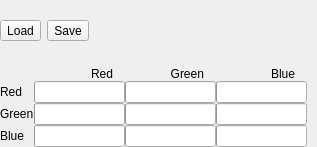
<?xml version="1.0" encoding="UTF-8"?>
<ui version="4.0">
 <class>ChannelMixerForm</class>
 <widget class="QWidget" name="ChannelMixerForm">
  <property name="geometry">
   <rect>
    <x>0</x>
    <y>0</y>
    <width>317</width>
    <height>147</height>
   </rect>
  </property>
  <layout class="QVBoxLayout" name="verticalLayout">
   <property name="leftMargin">
    <number>0</number>
   </property>
   <property name="topMargin">
    <number>0</number>
   </property>
   <property name="rightMargin">
    <number>0</number>
   </property>
   <property name="bottomMargin">
    <number>0</number>
   </property>
   <item>
    <layout class="QHBoxLayout" name="horizontalLayout">
     <item>
      <widget class="QToolButton" name="LoadButton">
       <property name="text">
        <string>Load</string>
       </property>
       <property name="icon">
        <iconset resource="../../qrc/photivo.qrc">
         <normaloff>:/dark/icons/document-open.png</normaloff>:/dark/icons/document-open.png</iconset>
       </property>
      </widget>
     </item>
     <item>
      <widget class="QToolButton" name="SaveButton">
       <property name="text">
        <string>Save</string>
       </property>
       <property name="icon">
        <iconset resource="../../qrc/photivo.qrc">
         <normaloff>:/dark/icons/document-save.png</normaloff>:/dark/icons/document-save.png</iconset>
       </property>
      </widget>
     </item>
     <item>
      <widget class="QLabel" name="MixernameLabel">
       <property name="textFormat">
        <enum>Qt::PlainText</enum>
       </property>
      </widget>
     </item>
     <item>
      <spacer name="horizontalSpacer_4">
       <property name="orientation">
        <enum>Qt::Horizontal</enum>
       </property>
       <property name="sizeHint" stdset="0">
        <size>
         <width>1</width>
         <height>1</height>
        </size>
       </property>
      </spacer>
     </item>
    </layout>
   </item>
   <item>
    <layout class="QHBoxLayout" name="ChannelMatrixLayout">
     <property name="spacing">
      <number>0</number>
     </property>
     <item>
      <layout class="QGridLayout" name="ChannelMatrixGrid">
       <item row="0" column="1">
        <widget class="QLabel" name="RedInLabel">
         <property name="text">
          <string>Red</string>
         </property>
         <property name="textFormat">
          <enum>Qt::PlainText</enum>
         </property>
         <property name="alignment">
          <set>Qt::AlignRight|Qt::AlignTrailing|Qt::AlignVCenter</set>
         </property>
         <property name="indent">
          <number>12</number>
         </property>
        </widget>
       </item>
       <item row="2" column="0">
        <widget class="QLabel" name="RedOutLabel">
         <property name="text">
          <string>Red</string>
         </property>
         <property name="textFormat">
          <enum>Qt::PlainText</enum>
         </property>
        </widget>
       </item>
       <item row="0" column="3">
        <widget class="QLabel" name="BlueInLabel">
         <property name="text">
          <string>Blue</string>
         </property>
         <property name="textFormat">
          <enum>Qt::PlainText</enum>
         </property>
         <property name="alignment">
          <set>Qt::AlignRight|Qt::AlignTrailing|Qt::AlignVCenter</set>
         </property>
         <property name="indent">
          <number>12</number>
         </property>
        </widget>
       </item>
       <item row="4" column="2">
        <widget class="ptInput" name="Green2Green"/>
       </item>
       <item row="2" column="3">
        <widget class="ptInput" name="Blue2Red"/>
       </item>
       <item row="5" column="1">
        <widget class="ptInput" name="Red2Blue"/>
       </item>
       <item row="5" column="2">
        <widget class="ptInput" name="Green2Blue"/>
       </item>
       <item row="4" column="1">
        <widget class="ptInput" name="Red2Green"/>
       </item>
       <item row="4" column="3">
        <widget class="ptInput" name="Blue2Green"/>
       </item>
       <item row="5" column="3">
        <widget class="ptInput" name="Blue2Blue"/>
       </item>
       <item row="2" column="1">
        <widget class="ptInput" name="Red2Red"/>
       </item>
       <item row="2" column="2">
        <widget class="ptInput" name="Green2Red"/>
       </item>
       <item row="0" column="2">
        <widget class="QLabel" name="GreenInLabel">
         <property name="text">
          <string>Green</string>
         </property>
         <property name="textFormat">
          <enum>Qt::PlainText</enum>
         </property>
         <property name="alignment">
          <set>Qt::AlignRight|Qt::AlignTrailing|Qt::AlignVCenter</set>
         </property>
         <property name="indent">
          <number>12</number>
         </property>
        </widget>
       </item>
       <item row="5" column="0">
        <widget class="QLabel" name="BlueOutLabel">
         <property name="text">
          <string>Blue</string>
         </property>
         <property name="textFormat">
          <enum>Qt::PlainText</enum>
         </property>
        </widget>
       </item>
       <item row="4" column="0">
        <widget class="QLabel" name="GreenOutLabel">
         <property name="text">
          <string>Green</string>
         </property>
         <property name="textFormat">
          <enum>Qt::PlainText</enum>
         </property>
        </widget>
       </item>
      </layout>
     </item>
     <item>
      <spacer name="horizontalSpacer">
       <property name="orientation">
        <enum>Qt::Horizontal</enum>
       </property>
       <property name="sizeHint" stdset="0">
        <size>
         <width>1</width>
         <height>1</height>
        </size>
       </property>
      </spacer>
     </item>
    </layout>
   </item>
  </layout>
 </widget>
 <customwidgets>
  <customwidget>
   <class>ptInput</class>
   <extends>QProgressBar</extends>
   <header>ptInput.h</header>
  </customwidget>
 </customwidgets>
 <resources>
  <include location="../../qrc/photivo.qrc"/>
 </resources>
 <connections/>
</ui>
